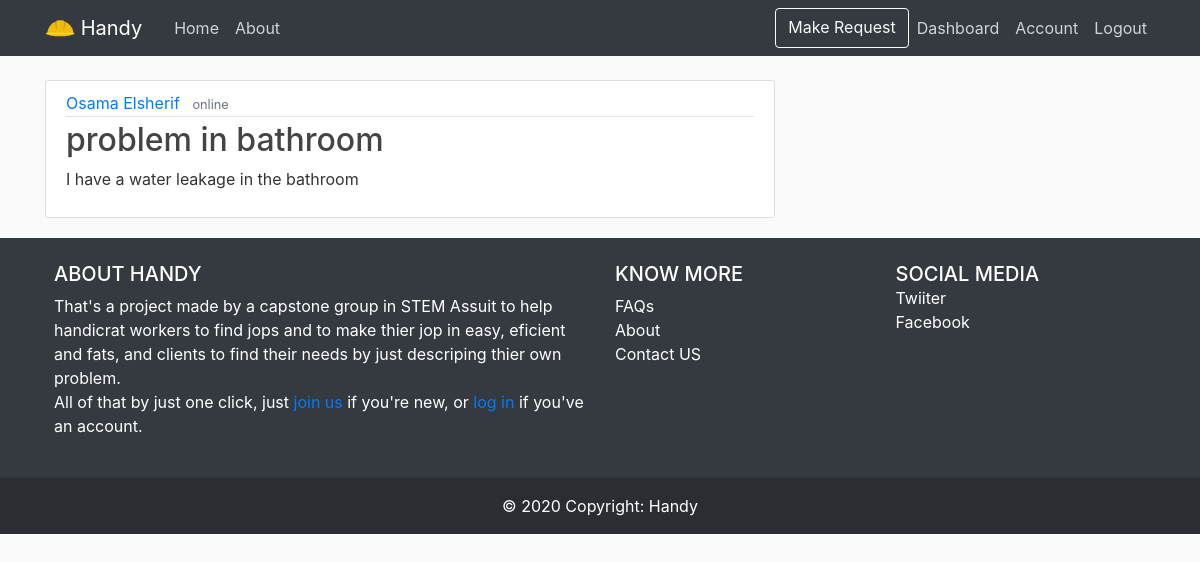
The page /request/1 (signed in) on the database its author committed.
### handy/models.py (models this page shows, shortened)
class User(db.Model, UserMixin):
    default = " I am an Handicraft who search about any jop here, I'm new here; so if you want any help in my major so please contact me"
    id = db.Column(db.Integer, primary_key=True)
    username = db.Column(db.String(20), nullable=False)
    firstname = db.Column(db.String(20), nullable=False)
    lastname = db.Column(db.String(20), nullable=False)
    email = db.Column(db.String(120), unique=True, nullable=False)
    image_file = db.Column(db.String(20), nullable=False, default='default.jpg')
    password = db.Column(db.String(60), nullable=False)
    account_type = db.Column(db.String(), nullable=False)
    phone = db.Column(db.String(), nullable=False)
    city = db.Column(db.String(), nullable=False)
    state = db.Column(db.String(), nullable=False)
    major = db.Column(db.String(), nullable=False, default='General')
    rate = db.Column(db.Integer, nullable=False, default=0)
    description = db.Column(db.Text, nullable=False, default=default)
    posts = db.relationship('Post', backref='author', lazy=True)
    jops = db.relationship('AppliedJop', backref='author', lazy=True)
    Hires = db.relationship('HireWorker', backref='author', lazy=True)
    reviews = db.relationship('Reviews', backref='author', lazy=True)

class Post(db.Model):
    id = db.Column(db.Integer, primary_key=True)
    title = db.Column(db.String(100), nullable=False)
    content = db.Column(db.Text, nullable=False)
    major = db.Column(db.Text, nullable=False)
    user_id = db.Column(db.Integer, db.ForeignKey('user.id'), nullable=False)
    jops = db.relationship('AppliedJop', backref='jop', lazy=True)

### handy/routes.py (the view, shortened to what this page needs)
@app.route("/request/<int:post_id>", methods=['POST', 'GET'])
@login_required
def Request(post_id):
    RequestPost = Post.query.get_or_404(post_id)
    form = ApplyForJopForm()
    AcceptanceRejectionForm = AcceptanceRejection()
    if form.validate_on_submit():
        for jop in current_user.jops:
            if jop.id == post_id:
                flash("You've already aplied", 'info')
                return redirect(url_for('Request', post_id=post_id))
        appliedjop = AppliedJop(worker_id=current_user.id, post_id=RequestPost.id)
        db.session.add(appliedjop)
        db.session.commit()
        flash("You've Applied for the jop, wait for the client response", 'success')
        email = RequestPost.author.email
        cont = f''' {current_user.username} has applied for your jop, check the following link for more inforemation {url_for('Request', post_id=post_id, _external=True)} '''
        send_email(email, cont)
        return redirect(url_for('home'))
    elif request.method == 'GET':
        form.firstname.data = current_user.firstname
        form.lastname.data = current_user.lastname
        form.email.data = current_user.email
    return render_template('request.html', title=RequestPost.title, request=RequestPost, form=form, hireform=AcceptanceRejectionForm)

### handy/models.py (called while the page is built)
@login_manager.user_loader
def load_user(user_id):
    try:
        return User.query.get(int(user_id))
    except:
        pass

### handy/templates/request.html (shortened to what this page needs)
{% extends "layout.html" %}
    {% block content %}
        <article class="media content-section">
            <div class="media-body">
                <div class="article-metadata">
                    <a class="mr-2" href="#">{{ request.author.firstname }} {{ request.author.lastname }}</a>
                    <small class="text-muted">online</small>
                </div>
                <h2 class="article-title">{{ request.title }}</h2>
                <p class="article-content">{{ request.content }}</p>
            </div>
        </article>
    {% endblock content %}

### handy/static/main.css (style rules this page uses)
body { background: #fafafa; color: #333333; margin-top: 5rem; }
h1, h2, h3, h4, h5, h6 { color: #444444; }
.content-section { background: #ffffff; padding: 10px 20px; border: 1px solid #dddddd; border-radius: 3px; margin-bottom: 20px; }
.article-title { color: #444444; }
.article-content { white-space: pre-line; }
.article-metadata { padding-bottom: 1px; margin-bottom: 4px; border-bottom: 1px solid #e3e3e3 }

### rows shown on the page
User: author.firstname "Osama", author.lastname "Elsherif"
Post: title "problem in bathroom", content "I have a water leakage in the bathroom"
